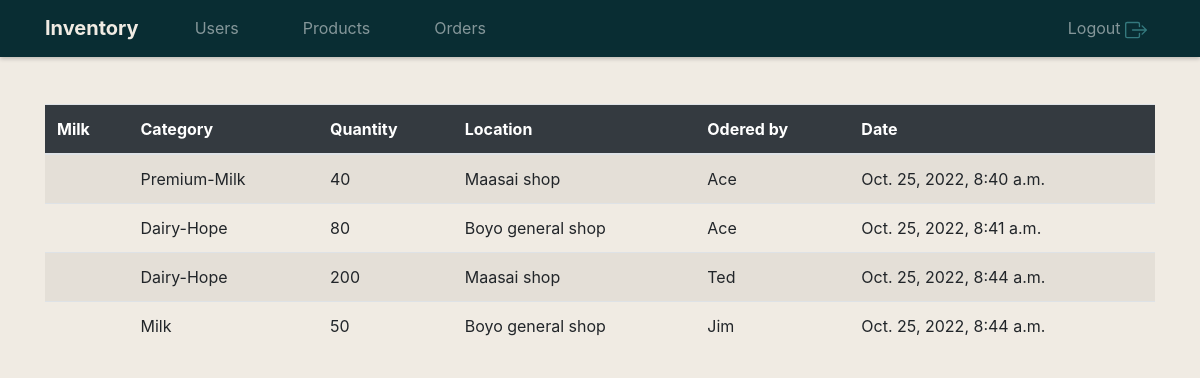
/order/ (signed in), run on the app's committed database.
### Charts/models.py (models this page shows, shortened)
class Order(models.Model):
    category = models.ForeignKey(Product, on_delete=models.CASCADE, null=True)
    customer = models.ForeignKey(User, on_delete=models.CASCADE, null=True)
    order_quantity = models.PositiveIntegerField(null=True)
    location = models.CharField(max_length=20,default='Maasai shop ')
    date = models.DateTimeField(auto_now=True)
    class Meta:
        verbose_name_plural = 'Order'

class Product(models.Model):
    name = models.CharField(max_length=100, null=True)
    category = models.CharField(max_length=20,choices=CATEGORY,null=True)
    quantity = models.PositiveIntegerField(null=True)
    class Meta:
        verbose_name_plural = 'product'
    def __str__(self):
        return f'{self.name}'

### Charts/views.py (the view)
# urls.py: path('order/', views.order, name='order'),
@login_required(login_url='login')
def order(request):
    orders = Order.objects.all()
    context = {
        'orders':orders,
    }
    return render(request, 'dashboard/order.html',context)

### templates/dashboard/order.html (shortened to what this page needs)
{% extends 'shared/base.html' %}
{% load static %}
{% block content %}
<div class="row">
    <div class="col">
        <table class="table table-striped table-hover mt-4">
            <thead class="bg-dark text-white">
                <tr>
                    <th scope="col">Milk</th>
                    <th scope="col">Category</th>
                    <th scope="col">Quantity</th>
                    <th scope="col">Location</th>
                    <th scope="col">Odered by</th>
                    <th scope="col">Date</th>
                </tr>
            </thead>
            <tbody>
                {% for order in orders %}
                <tr>
                    <td>{{ order.name}}</td>
                    <td>{{ order.category }}</td>
                    <td>{{ order.order_quantity }}</td>
                    <td>{{ order.location }}</td>
                    <td>{{ order.customer }}</td>
                    <td>{{ order.date }}</td>
                </tr>
                {% endfor %}
            </tbody>
        </table>
    </div>
</div>
{% endblock %}

### static/css/base.css (style rules this page uses)
* { margin:0; padding:0; box-sizing:border-box; }
body { background: #F0EBE3; color: #395B64; margin-top: 5rem; height: 100vh; }

### data on the page
Order: category "Premium-Milk", order_quantity "40", location "Maasai shop", customer "Ace", date "Oct. 25, 2022, 8:40 a.m."
Order: category "Dairy-Hope", order_quantity "80", location "Boyo general shop", customer "Ace", date "Oct. 25, 2022, 8:41 a.m."
Order: category "Dairy-Hope", order_quantity "200", location "Maasai shop", customer "Ted", date "Oct. 25, 2022, 8:44 a.m."
Order: category "Milk", order_quantity "50", location "Boyo general shop", customer "Jim", date "Oct. 25, 2022, 8:44 a.m."
